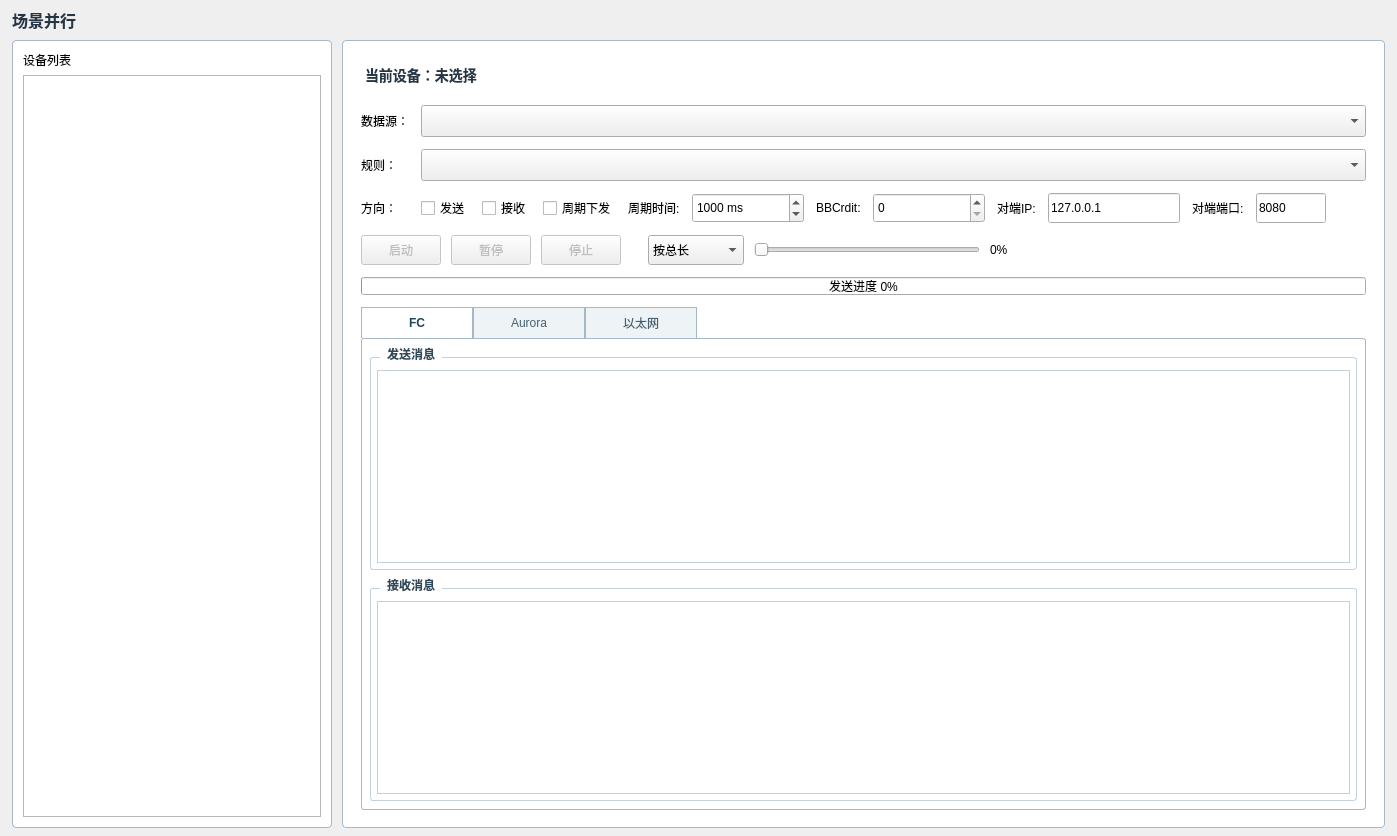
<?xml version="1.0" encoding="UTF-8"?>
<ui version="4.0">
 <class>SceneParallelWidget</class>
 <widget class="QWidget" name="SceneParallelWidget">
  <property name="styleSheet">
   <string notr="true">QFrame#devicePanel, QFrame#configPanel {
    background: #FFFFFF;
    border: 1px solid #A6B8C8;
    border-radius: 4px;
}
QLabel#pageTitle {
    color: #253746;
    font-size: 16px;
    font-weight: 600;
}
QLabel#currentDeviceLabel {
    color: #253746;
    font-size: 14px;
    font-weight: 600;
    min-height: 32px;
    padding: 2px 0;
}
QTabWidget#messageTabWidget::pane {
    background: #FFFFFF;
    border: 1px solid #A6B8C8;
    border-radius: 3px;
}
QTabWidget#messageTabWidget QTabBar::tab {
    min-width: 86px;
    min-height: 30px;
    padding: 0 12px;
    background: #EEF3F6;
    color: #456071;
    border: 1px solid #A6B8C8;
    border-bottom: none;
}
QTabWidget#messageTabWidget QTabBar::tab:selected {
    background: #FFFFFF;
    color: #21465D;
    font-weight: 600;
}
QTabWidget#messageTabWidget QTabBar::tab:hover:!selected {
    background: #E1EEF2;
}
QGroupBox {
    color: #2F495A;
    font-weight: 600;
    border: 1px solid #C3D1DA;
    border-radius: 3px;
    margin-top: 10px;
}
QGroupBox::title {
    subcontrol-origin: margin;
    left: 10px;
    padding: 0 5px;
}
QTableWidget {
    background: #FFFFFF;
    alternate-background-color: #F7FAFB;
    color: #344B58;
    border: 1px solid #C3D1DA;
    gridline-color: #E1E8EC;
    selection-background-color: #DCEFF3;
    selection-color: #244955;
}
QHeaderView::section {
    background: #EEF3F6;
    color: #365263;
    border: none;
    border-right: 1px solid #D4DFE5;
    border-bottom: 1px solid #AFC1CC;
    padding: 4px 6px;
    font-weight: 600;
}</string>
  </property>
  <layout class="QVBoxLayout" name="rootLayout">
   <property name="spacing">
    <number>8</number>
   </property>
   <property name="leftMargin">
    <number>12</number>
   </property>
   <property name="topMargin">
    <number>8</number>
   </property>
   <property name="rightMargin">
    <number>12</number>
   </property>
   <property name="bottomMargin">
    <number>8</number>
   </property>
   <item>
    <widget class="QLabel" name="pageTitle">
     <property name="text">
      <string>场景并行</string>
     </property>
    </widget>
   </item>
   <item>
    <layout class="QHBoxLayout" name="contentLayout">
     <property name="spacing">
      <number>10</number>
     </property>
     <item>
      <widget class="QFrame" name="devicePanel">
       <property name="minimumSize">
        <size>
         <width>320</width>
         <height>0</height>
        </size>
       </property>
       <property name="maximumSize">
        <size>
         <width>320</width>
         <height>16777215</height>
        </size>
       </property>
       <layout class="QVBoxLayout" name="deviceLayout">
        <property name="leftMargin">
         <number>10</number>
        </property>
        <property name="topMargin">
         <number>10</number>
        </property>
        <property name="rightMargin">
         <number>10</number>
        </property>
        <property name="bottomMargin">
         <number>10</number>
        </property>
        <item>
         <widget class="QLabel" name="deviceListTitle">
          <property name="text">
           <string>设备列表</string>
          </property>
         </widget>
        </item>
        <item>
         <widget class="QListWidget" name="deviceList"/>
        </item>
       </layout>
      </widget>
     </item>
     <item>
      <widget class="QFrame" name="configPanel">
       <layout class="QVBoxLayout" name="configLayout">
        <property name="spacing">
         <number>12</number>
        </property>
        <property name="leftMargin">
         <number>18</number>
        </property>
        <property name="topMargin">
         <number>16</number>
        </property>
        <property name="rightMargin">
         <number>18</number>
        </property>
        <property name="bottomMargin">
         <number>16</number>
        </property>
        <item>
         <widget class="QLabel" name="currentDeviceLabel">
          <property name="minimumSize">
           <size>
            <width>0</width>
            <height>34</height>
           </size>
          </property>
          <property name="sizePolicy">
           <sizepolicy hsizetype="Preferred" vsizetype="Fixed">
            <horstretch>0</horstretch>
            <verstretch>0</verstretch>
           </sizepolicy>
          </property>
          <property name="text">
           <string>当前设备：未选择</string>
          </property>
         </widget>
        </item>
        <item>
         <layout class="QFormLayout" name="configFormLayout">
          <property name="horizontalSpacing">
           <number>12</number>
          </property>
          <property name="verticalSpacing">
           <number>12</number>
          </property>
          <item row="0" column="0">
           <widget class="QLabel" name="dataSourceLabel">
            <property name="text">
             <string>数据源：</string>
            </property>
           </widget>
          </item>
          <item row="0" column="1">
           <widget class="QComboBox" name="dataSourceCombo">
            <property name="minimumSize">
             <size>
              <width>320</width>
              <height>32</height>
             </size>
            </property>
           </widget>
          </item>
          <item row="1" column="0">
           <widget class="QLabel" name="ruleLabel">
            <property name="text">
             <string>规则：</string>
            </property>
           </widget>
          </item>
          <item row="1" column="1">
           <widget class="QComboBox" name="ruleCombo">
            <property name="minimumSize">
             <size>
              <width>320</width>
              <height>32</height>
             </size>
            </property>
           </widget>
          </item>
          <item row="2" column="0">
           <widget class="QLabel" name="directionLabel">
            <property name="text">
             <string>方向：</string>
            </property>
           </widget>
          </item>
          <item row="2" column="1">
           <layout class="QHBoxLayout" name="directionLayout">
            <item>
             <widget class="QCheckBox" name="sendCheckBox">
              <property name="text">
               <string>发送</string>
              </property>
             </widget>
            </item>
            <item>
             <widget class="QCheckBox" name="receiveCheckBox">
              <property name="text">
               <string>接收</string>
              </property>
             </widget>
            </item>
            <item>
             <widget class="QCheckBox" name="periodicCheckBox">
              <property name="text">
               <string>周期下发</string>
              </property>
             </widget>
            </item>
            <item>
             <widget class="QLabel" name="periodicTimeLabel">
              <property name="text">
               <string>周期时间:</string>
              </property>
             </widget>
            </item>
            <item>
             <widget class="QSpinBox" name="periodicTimeSpinBox">
              <property name="minimumSize">
               <size>
                <width>112</width>
                <height>30</height>
               </size>
              </property>
              <property name="suffix">
               <string> ms</string>
              </property>
              <property name="minimum">
               <number>1</number>
              </property>
              <property name="maximum">
               <number>2147483647</number>
              </property>
              <property name="value">
               <number>1000</number>
              </property>
             </widget>
            </item>
            <item>
             <widget class="QLabel" name="bbCreditLabel">
              <property name="text">
               <string>BBCrdit:</string>
              </property>
             </widget>
            </item>
            <item>
             <widget class="QSpinBox" name="bbCreditSpinBox">
              <property name="minimumSize">
               <size>
                <width>112</width>
                <height>30</height>
               </size>
              </property>
              <property name="maximum">
               <number>65535</number>
              </property>
             </widget>
            </item>
            <item>
             <widget class="QLabel" name="peerIpLabel">
              <property name="text">
               <string>对端IP:</string>
              </property>
             </widget>
            </item>
            <item>
             <widget class="QLineEdit" name="peerIpEdit">
              <property name="minimumSize">
               <size>
                <width>132</width>
                <height>30</height>
               </size>
              </property>
              <property name="maximumSize">
               <size>
                <width>132</width>
                <height>30</height>
               </size>
              </property>
              <property name="maxLength">
               <number>15</number>
              </property>
              <property name="text">
               <string>127.0.0.1</string>
              </property>
             </widget>
            </item>
            <item>
             <widget class="QLabel" name="peerPortLabel">
              <property name="text">
               <string>对端端口:</string>
              </property>
             </widget>
            </item>
            <item>
             <widget class="QLineEdit" name="peerPortEdit">
              <property name="minimumSize">
               <size>
                <width>70</width>
                <height>30</height>
               </size>
              </property>
              <property name="maximumSize">
               <size>
                <width>70</width>
                <height>30</height>
               </size>
              </property>
              <property name="maxLength">
               <number>5</number>
              </property>
              <property name="text">
               <string>8080</string>
              </property>
             </widget>
            </item>
            <item>
             <spacer name="directionSpacer">
              <property name="orientation">
               <enum>Qt::Horizontal</enum>
              </property>
              <property name="sizeHint" stdset="0">
               <size>
                <width>40</width>
                <height>20</height>
               </size>
              </property>
             </spacer>
            </item>
           </layout>
          </item>
         </layout>
        </item>
        <item>
         <layout class="QHBoxLayout" name="confirmRowLayout">
          <property name="spacing">
           <number>10</number>
          </property>
          <item>
           <widget class="QPushButton" name="startButton">
            <property name="minimumSize">
             <size>
              <width>75</width>
              <height>30</height>
             </size>
            </property>
            <property name="enabled">
             <bool>false</bool>
            </property>
            <property name="styleSheet">
             <string notr="true">QPushButton{
border:1px solid rgb(70,90,120);
color: rgb(255, 255, 255);
border-radius:3px;
font: 75 11pt &quot;微软雅黑&quot;;
background-color: rgb(153,217,234);
}
QPushButton:hover{
color: rgb(25, 118, 210);
background-color: rgb(227, 236, 255);
};</string>
            </property>
            <property name="text">
             <string>启动</string>
            </property>
           </widget>
          </item>
          <item>
           <widget class="QPushButton" name="pauseButton">
            <property name="minimumSize">
             <size>
              <width>75</width>
              <height>30</height>
             </size>
            </property>
            <property name="enabled">
             <bool>false</bool>
            </property>
            <property name="styleSheet">
             <string notr="true">QPushButton{
border:1px solid rgb(70,90,120);
color: rgb(255, 255, 255);
border-radius:3px;
font: 75 11pt &quot;微软雅黑&quot;;
background-color: rgb(153,217,234);
}
QPushButton:hover{
color: rgb(25, 118, 210);
background-color: rgb(227, 236, 255);
};</string>
            </property>
            <property name="text">
             <string>暂停</string>
            </property>
           </widget>
          </item>
          <item>
           <widget class="QPushButton" name="stopButton">
            <property name="minimumSize">
             <size>
              <width>75</width>
              <height>30</height>
             </size>
            </property>
            <property name="enabled">
             <bool>false</bool>
            </property>
            <property name="styleSheet">
             <string notr="true">QPushButton{
border:1px solid rgb(70,90,120);
color: rgb(255, 255, 255);
border-radius:3px;
font: 75 11pt &quot;微软雅黑&quot;;
background-color: rgb(153,217,234);
}
QPushButton:hover{
color: rgb(25, 118, 210);
background-color: rgb(227, 236, 255);
};</string>
            </property>
            <property name="text">
             <string>停止</string>
            </property>
           </widget>
          </item>
          <item>
           <widget class="QLabel" name="statusLabel">
            <property name="text">
             <string/>
            </property>
           </widget>
          </item>
          <item>
           <widget class="QComboBox" name="progressModeCombo">
            <property name="minimumSize">
             <size>
              <width>96</width>
              <height>30</height>
             </size>
            </property>
            <item>
             <property name="text">
              <string>按总长</string>
             </property>
            </item>
            <item>
             <property name="text">
              <string>按时间</string>
             </property>
            </item>
           </widget>
          </item>
          <item>
           <widget class="QSlider" name="dataProgressSlider">
            <property name="minimumSize">
             <size>
              <width>200</width>
              <height>30</height>
             </size>
            </property>
            <property name="orientation">
             <enum>Qt::Horizontal</enum>
            </property>
           </widget>
          </item>
          <item>
           <widget class="QLabel" name="progressInfoLabel">
            <property name="minimumSize">
             <size>
              <width>150</width>
              <height>30</height>
             </size>
            </property>
            <property name="text">
             <string>0%</string>
            </property>
           </widget>
          </item>
          <item>
           <spacer name="confirmRowSpacer">
            <property name="orientation">
             <enum>Qt::Horizontal</enum>
            </property>
            <property name="sizeHint" stdset="0">
             <size>
              <width>40</width>
              <height>20</height>
             </size>
            </property>
           </spacer>
          </item>
         </layout>
        </item>
        <item>
         <widget class="QProgressBar" name="sendProgressBar">
          <property name="minimumSize">
           <size>
            <width>0</width>
            <height>18</height>
           </size>
          </property>
          <property name="maximumSize">
           <size>
            <width>16777215</width>
            <height>18</height>
           </size>
          </property>
          <property name="value">
           <number>0</number>
          </property>
          <property name="textVisible">
           <bool>true</bool>
          </property>
          <property name="format">
           <string>发送进度 %p%</string>
          </property>
         </widget>
        </item>
        <item>
         <widget class="QTabWidget" name="messageTabWidget">
          <property name="minimumSize">
           <size>
            <width>0</width>
            <height>280</height>
           </size>
          </property>
          <property name="sizePolicy">
           <sizepolicy hsizetype="Expanding" vsizetype="Expanding">
            <horstretch>0</horstretch>
            <verstretch>1</verstretch>
           </sizepolicy>
          </property>
          <property name="currentIndex">
           <number>0</number>
          </property>
          <widget class="QWidget" name="fcTab">
           <attribute name="title">
            <string>FC</string>
           </attribute>
           <layout class="QVBoxLayout" name="fcTabLayout">
            <property name="spacing">
             <number>8</number>
            </property>
            <property name="leftMargin">
             <number>8</number>
            </property>
            <property name="topMargin">
             <number>8</number>
            </property>
            <property name="rightMargin">
             <number>8</number>
            </property>
            <property name="bottomMargin">
             <number>8</number>
            </property>
            <item>
             <widget class="QGroupBox" name="fcSendGroup">
              <property name="title">
               <string>发送消息</string>
              </property>
              <layout class="QVBoxLayout" name="fcSendLayout">
               <property name="leftMargin">
                <number>6</number>
               </property>
               <property name="topMargin">
                <number>12</number>
               </property>
               <property name="rightMargin">
                <number>6</number>
               </property>
               <property name="bottomMargin">
                <number>6</number>
               </property>
               <item>
                <widget class="QTableWidget" name="fcSendTable">
                 <property name="editTriggers">
                  <set>QAbstractItemView::NoEditTriggers</set>
                 </property>
                 <property name="alternatingRowColors">
                  <bool>true</bool>
                 </property>
                 <property name="selectionBehavior">
                  <enum>QAbstractItemView::SelectRows</enum>
                 </property>
                 <property name="showGrid">
                  <bool>false</bool>
                 </property>
                </widget>
               </item>
              </layout>
             </widget>
            </item>
            <item>
             <widget class="QGroupBox" name="fcReceiveGroup">
              <property name="title">
               <string>接收消息</string>
              </property>
              <layout class="QVBoxLayout" name="fcReceiveLayout">
               <property name="leftMargin">
                <number>6</number>
               </property>
               <property name="topMargin">
                <number>12</number>
               </property>
               <property name="rightMargin">
                <number>6</number>
               </property>
               <property name="bottomMargin">
                <number>6</number>
               </property>
               <item>
                <widget class="QTableWidget" name="fcReceiveTable">
                 <property name="editTriggers">
                  <set>QAbstractItemView::NoEditTriggers</set>
                 </property>
                 <property name="alternatingRowColors">
                  <bool>true</bool>
                 </property>
                 <property name="selectionBehavior">
                  <enum>QAbstractItemView::SelectRows</enum>
                 </property>
                 <property name="showGrid">
                  <bool>false</bool>
                 </property>
                </widget>
               </item>
              </layout>
             </widget>
            </item>
           </layout>
          </widget>
          <widget class="QWidget" name="auroraTab">
           <attribute name="title">
            <string>Aurora</string>
           </attribute>
           <layout class="QVBoxLayout" name="auroraTabLayout">
            <property name="spacing">
             <number>8</number>
            </property>
            <property name="leftMargin">
             <number>8</number>
            </property>
            <property name="topMargin">
             <number>8</number>
            </property>
            <property name="rightMargin">
             <number>8</number>
            </property>
            <property name="bottomMargin">
             <number>8</number>
            </property>
            <item>
             <widget class="QGroupBox" name="auroraSendGroup">
              <property name="title">
               <string>发送消息</string>
              </property>
              <layout class="QVBoxLayout" name="auroraSendLayout">
               <property name="leftMargin">
                <number>6</number>
               </property>
               <property name="topMargin">
                <number>12</number>
               </property>
               <property name="rightMargin">
                <number>6</number>
               </property>
               <property name="bottomMargin">
                <number>6</number>
               </property>
               <item>
                <widget class="QTableWidget" name="auroraSendTable">
                 <property name="editTriggers">
                  <set>QAbstractItemView::NoEditTriggers</set>
                 </property>
                 <property name="alternatingRowColors">
                  <bool>true</bool>
                 </property>
                 <property name="selectionBehavior">
                  <enum>QAbstractItemView::SelectRows</enum>
                 </property>
                 <property name="showGrid">
                  <bool>false</bool>
                 </property>
                </widget>
               </item>
              </layout>
             </widget>
            </item>
            <item>
             <widget class="QGroupBox" name="auroraReceiveGroup">
              <property name="title">
               <string>接收消息</string>
              </property>
              <layout class="QVBoxLayout" name="auroraReceiveLayout">
               <property name="leftMargin">
                <number>6</number>
               </property>
               <property name="topMargin">
                <number>12</number>
               </property>
               <property name="rightMargin">
                <number>6</number>
               </property>
               <property name="bottomMargin">
                <number>6</number>
               </property>
               <item>
                <widget class="QTableWidget" name="auroraReceiveTable">
                 <property name="editTriggers">
                  <set>QAbstractItemView::NoEditTriggers</set>
                 </property>
                 <property name="alternatingRowColors">
                  <bool>true</bool>
                 </property>
                 <property name="selectionBehavior">
                  <enum>QAbstractItemView::SelectRows</enum>
                 </property>
                 <property name="showGrid">
                  <bool>false</bool>
                 </property>
                </widget>
               </item>
              </layout>
             </widget>
            </item>
           </layout>
          </widget>
          <widget class="QWidget" name="ethernetTab">
           <attribute name="title">
            <string>以太网</string>
           </attribute>
           <layout class="QVBoxLayout" name="ethernetTabLayout">
            <property name="spacing">
             <number>8</number>
            </property>
            <property name="leftMargin">
             <number>8</number>
            </property>
            <property name="topMargin">
             <number>8</number>
            </property>
            <property name="rightMargin">
             <number>8</number>
            </property>
            <property name="bottomMargin">
             <number>8</number>
            </property>
            <item>
             <widget class="QGroupBox" name="tcpSendGroup">
              <property name="title">
               <string>发送消息</string>
              </property>
              <layout class="QVBoxLayout" name="tcpSendLayout">
               <property name="leftMargin">
                <number>6</number>
               </property>
               <property name="topMargin">
                <number>12</number>
               </property>
               <property name="rightMargin">
                <number>6</number>
               </property>
               <property name="bottomMargin">
                <number>6</number>
               </property>
               <item>
                <widget class="QTableWidget" name="tcpSendTable">
                 <property name="editTriggers">
                  <set>QAbstractItemView::NoEditTriggers</set>
                 </property>
                 <property name="alternatingRowColors">
                  <bool>true</bool>
                 </property>
                 <property name="selectionBehavior">
                  <enum>QAbstractItemView::SelectRows</enum>
                 </property>
                 <property name="showGrid">
                  <bool>false</bool>
                 </property>
                </widget>
               </item>
              </layout>
             </widget>
            </item>
            <item>
             <widget class="QGroupBox" name="tcpReceiveGroup">
              <property name="title">
               <string>接收消息</string>
              </property>
              <layout class="QVBoxLayout" name="tcpReceiveLayout">
               <property name="leftMargin">
                <number>6</number>
               </property>
               <property name="topMargin">
                <number>12</number>
               </property>
               <property name="rightMargin">
                <number>6</number>
               </property>
               <property name="bottomMargin">
                <number>6</number>
               </property>
               <item>
                <widget class="QTableWidget" name="tcpReceiveTable">
                 <property name="editTriggers">
                  <set>QAbstractItemView::NoEditTriggers</set>
                 </property>
                 <property name="alternatingRowColors">
                  <bool>true</bool>
                 </property>
                 <property name="selectionBehavior">
                  <enum>QAbstractItemView::SelectRows</enum>
                 </property>
                 <property name="showGrid">
                  <bool>false</bool>
                 </property>
                </widget>
               </item>
              </layout>
             </widget>
            </item>
           </layout>
          </widget>
         </widget>
        </item>
        <item>
         <spacer name="configSpacer">
          <property name="orientation">
           <enum>Qt::Vertical</enum>
          </property>
          <property name="sizeHint" stdset="0">
           <size>
            <width>20</width>
            <height>1</height>
           </size>
          </property>
         </spacer>
        </item>
       </layout>
      </widget>
     </item>
    </layout>
   </item>
  </layout>
 </widget>
 <resources/>
 <connections/>
</ui>
